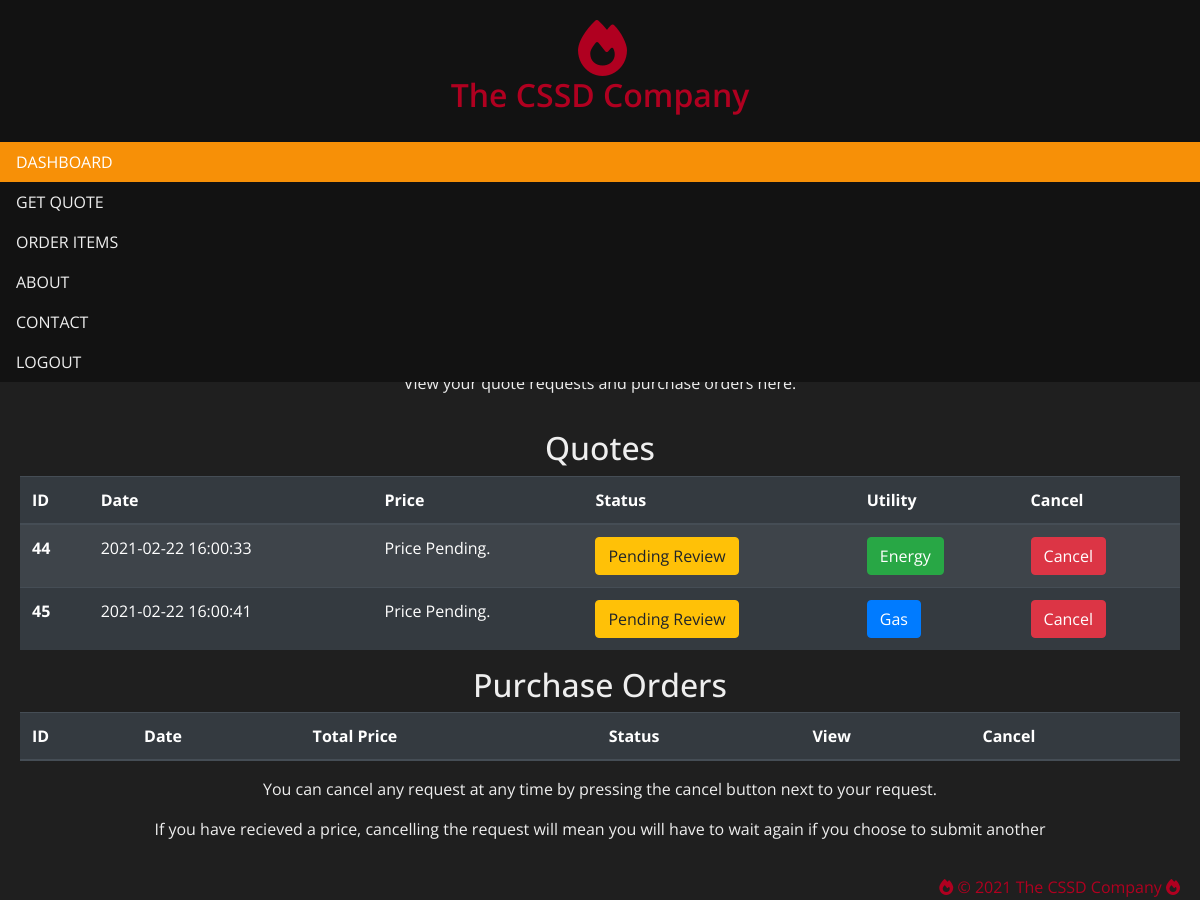
The page /dashboard (signed in) on the database as committed earlier.
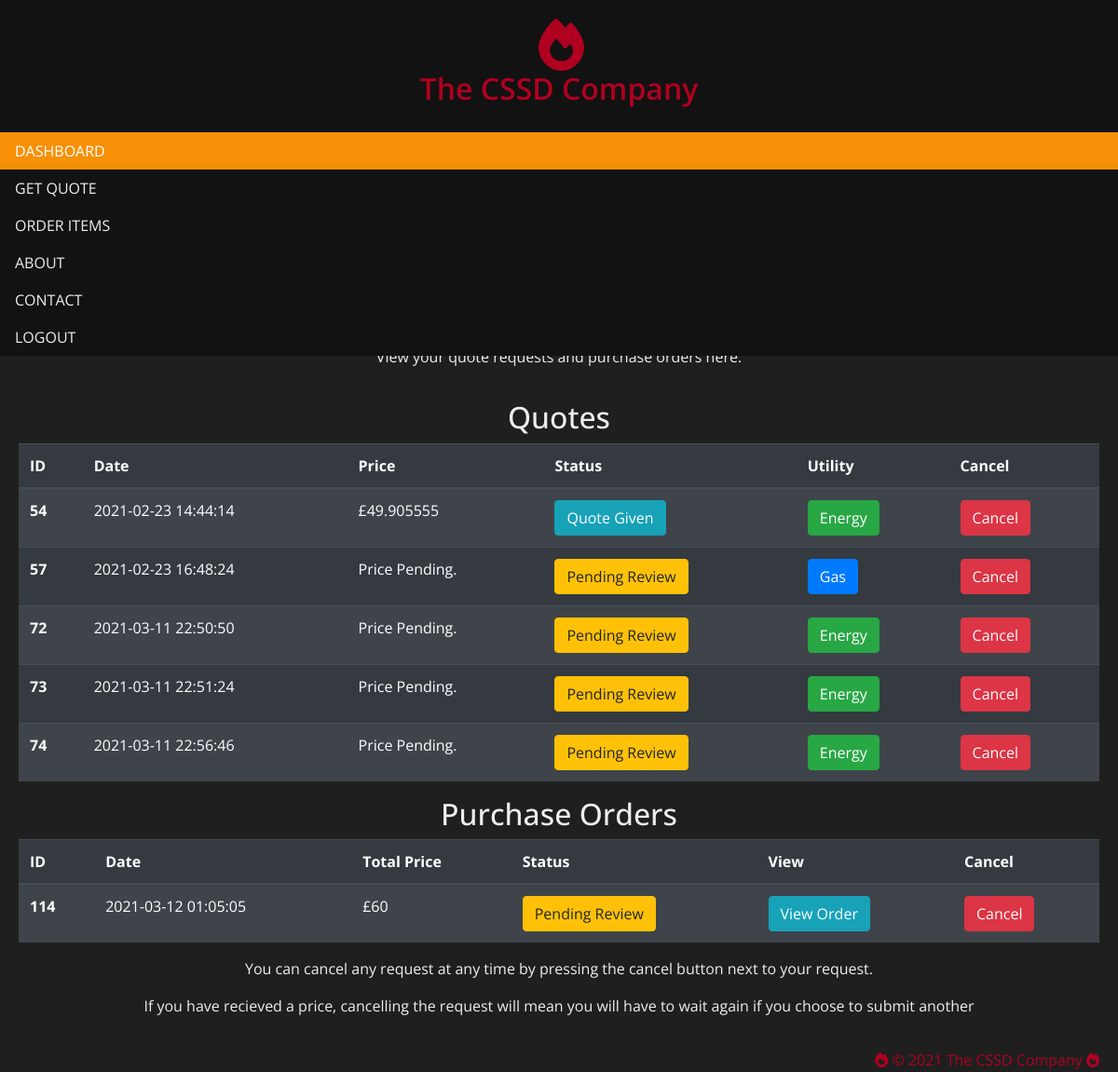
The same page on the database as committed later.
### tables this page shows
CREATE TABLE `quotes` (
  `id` int(11) NOT NULL,
  `userID` int(11) NOT NULL,
  `rooms` int(11) NOT NULL,
  `residents` int(11) NOT NULL,
  `location` text NOT NULL,
  `notes` text NOT NULL,
  `date` datetime NOT NULL DEFAULT current_timestamp(),
  `price` double NOT NULL,
  `status` int(1) NOT NULL,
  `complete` tinyint(1) NOT NULL DEFAULT 0,
  `utilityType` text NOT NULL
);

CREATE TABLE `orders` (
  `id` int(11) NOT NULL,
  `userID` int(11) NOT NULL,
  `date` datetime NOT NULL DEFAULT current_timestamp(),
  `address` text NOT NULL,
  `status` int(11) NOT NULL,
  `total` int(11) NOT NULL,
  `location` text NOT NULL
);

### dashboard.php (the view, shortened to what the changed rows need)
<?php
    require_once "static/connect.php";
?>
<html>
    <head>
        <link rel="stylesheet" href="https://stackpath.bootstrapcdn.com/bootstrap/4.4.1/css/bootstrap.min.css">
        <link rel="stylesheet" href="css/dashboard.css">
    </head>
    <body>
        <div class="navibar">
            <ul>
                <li class="branding"><i class="fas fa-fire login-logo"></i><h2>The CSSD Company</h2></li>
            </ul>
        </div>
        <div class="main">
            <h2>Customer Dashboard</h2>
            <h2>Quotes</h2>
            <table class="table table-dark table-striped">
                <thead>
                    <tr>
                        <th scope="col">ID</th>
                        <th scope="col">Date</th>
                        <th scope="col">Price</th>
                        <th scope="col">Status</th>
                        <th scope="col">Utility</th>
                        <th scope="col">Cancel</th>
                    </tr>
                </thead>
                <tbody>
                    <?php
                        $userID = $_SESSION["id"];
                        $sql = "SELECT id, date, price, status, utilityType FROM quotes WHERE userID='".$userID."' ORDER BY id ASC";
                        $result = mysqli_query($db, $sql);
                        while($row = $result->fetch_assoc()) {
                    ?>
                        <tr>
                            <th scope="row"><?php echo $row['id']; ?></th>
                            <td><?php echo $row['date']; ?></td>
                            <td><?php if($row['price'] == 0) { echo "Price Pending."; } else { echo "£" . $row['price']; } ?></td>
                            <td><?php if($row['status'] == 0) { ?>
                                    <button class="btn btn-warning">Pending Review</button>
                                <?php } else if($row['status'] == 1) { ?>
                                    <button class="btn btn-info">Quote Given</button>
                                <?php } else { ?>
                                    <button class="btn btn-success">Quote Accepted</button>
                                <?php } ?>
                            </td>
                            <td>
                            <?php if($row['utilityType'] == 'Gas') { ?>
                                    <button class="btn btn-primary"><?php echo $row['utilityType']?></button>
                                <?php }
                                else if($row['utilityType'] == 'Energy') { ?>
                                    <button class="btn btn-success"><?php echo $row['utilityType']?></button>
                                <?php } ?>
                            </td>
                            <form action="dashboard" method="post" class="form-group" style="width: 100%">
                                <td><button class="btn btn-danger">Cancel</button></td>
                            </form>
                        </tr>
                    <?php
                        }
                    ?>
                </tbody>
            </table>
            <h2>Purchase Orders</h2>
            <table class="table table-dark table-striped">
                <thead>
                    <tr>
                        <th scope="col">ID</th>
                        <th scope="col">Date</th>
                        <th scope="col">Total Price</th>
                        <th scope="col">Status</th>
                        <th scope="col">View</th>
                        <th scope="col">Cancel</th>
                    </tr>
                </thead>
                <tbody>
                    <?php
                        $userID = $_SESSION["id"];
                        $sql = "SELECT id, date, total, status  FROM orders WHERE userID='".$userID."' ORDER BY id ASC";
                        $result = mysqli_query($db, $sql);
                        while($row = $result->fetch_assoc()) {
                    ?>
                    <tr>
                        <th scope="row"><?php echo $row['id']; ?></th>
                        <td><?php echo $row['date']; ?></td>
                        <td>£<?php echo $row['total']; ?></td>
                        <td><?php if($row['status'] == 0) { ?>
                                    <button class="btn btn-warning">Pending Review</button>
                                <?php } else if($row['status'] == 1) { ?>
                                    <button class="btn btn-info">Order Accepted</button>
                                <?php }?>
                        </td>
                        <form action="customerOrder" method="post" class="form-group" style="width: 100%">
                                <td><button class="btn btn-info">View Order</button></td>
                        </form>
                        <?php if($row['status'] == 0){ echo '<form action="dashboard" method="post" class="form-group" style="width: 100%">
                                <input type="hidden" id="orderID" name="orderID" value="' . $row['id'] . '">
                                <td><button class="btn btn-danger">Cancel</button></td>
                        </form>'
                        ;} else if($row['status'] == 1){
                            echo '<td><button class="btn btn-success">Completed</button></td>';
                        }?>
                    </tr>
                    <?php
                        }
                    ?>
                </tbody>
            </table>
        </div>
    </body>
</html>

Rows that differ between the two databases and show on the page:
removed quotes: id "44", date "2021-02-22 16:00:33", price "Price Pending.", status "Pending Review", utilityType "Energy"
removed quotes: id "45", date "2021-02-22 16:00:41", price "Price Pending.", status "Pending Review", utilityType "Gas"
added quotes: id "54", date "2021-02-23 14:44:14", price "49.905555", status "Quote Given", utilityType "Energy"
added quotes: id "57", date "2021-02-23 16:48:24", price "Price Pending.", status "Pending Review", utilityType "Gas"
added quotes: id "72", date "2021-03-11 22:50:50", price "Price Pending.", status "Pending Review", utilityType "Energy"
added quotes: id "73", date "2021-03-11 22:51:24", price "Price Pending.", status "Pending Review", utilityType "Energy"
added quotes: id "74", date "2021-03-11 22:56:46", price "Price Pending.", status "Pending Review", utilityType "Energy"
added orders: id "114", date "2021-03-12 01:05:05", total "60", status "Pending Review"
